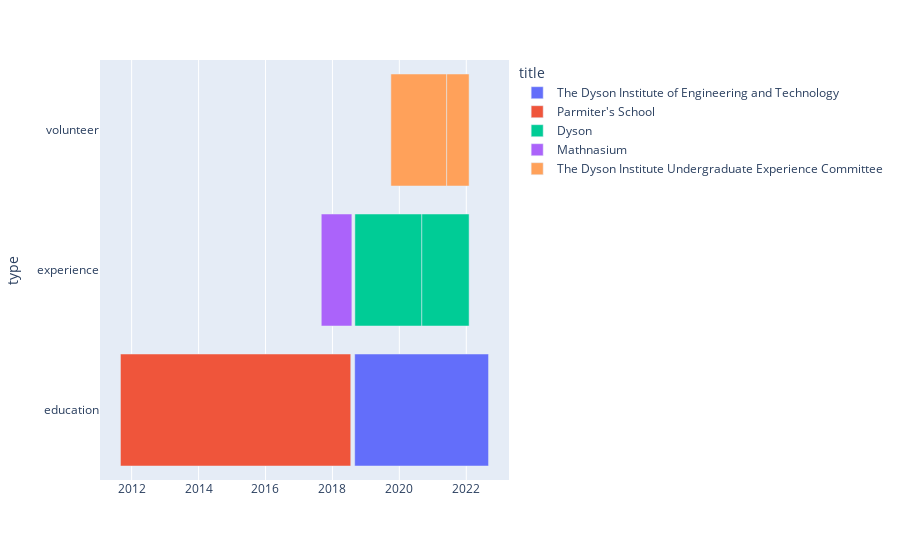

The notebook cell saved with this chart:
### Code cell
fig = px.timeline(df, x_start="start", x_end="end", y="type", color='title')

fig

### Figure 1 — Plotly figure (JSON) as saved in the notebook; plotly's stock layout.template omitted (floating-point values rounded to 4 significant figures)
{"data": [{"alignmentgroup": "True", "base": ["2018-09-01T00:00:00"], "hovertemplate": "title=The Dyson Institute of Engineering and Technology<br>start=%{base}<br>end=%{x}<br>type=%{y}<extra></extra>", "legendgroup": "The Dyson Institute of Engineering and Technology", "marker": {"color": "#636efa"}, "name": "The Dyson Institute of Engineering and Technology", "offsetgroup": "The Dyson Institute of Engineering and Technology", "orientation": "h", "showlegend": true, "textposition": "auto", "type": "bar", "x": [126230400000], "xaxis": "x", "y": ["education"], "yaxis": "y"}, {"alignmentgroup": "True", "base": ["2011-09-01T00:00:00"], "hovertemplate": "title=Parmiter's School<br>start=%{base}<br>end=%{x}<br>type=%{y}<extra></extra>", "legendgroup": "Parmiter's School", "marker": {"color": "#EF553B"}, "name": "Parmiter's School", "offsetgroup": "Parmiter's School", "orientation": "h", "showlegend": true, "textposition": "auto", "type": "bar", "x": [217209600000], "xaxis": "x", "y": ["education"], "yaxis": "y"}, {"alignmentgroup": "True", "base": ["2020-09-01T00:00:00", "2018-09-03T00:00:00"], "hovertemplate": "title=Dyson<br>start=%{base}<br>end=%{x}<br>type=%{y}<extra></extra>", "legendgroup": "Dyson", "marker": {"color": "#00cc96"}, "name": "Dyson", "offsetgroup": "Dyson", "orientation": "h", "showlegend": true, "textposition": "auto", "type": "bar", "x": [44738284537, 62985600000], "xaxis": "x", "y": ["experience", "experience"], "yaxis": "y"}, {"alignmentgroup": "True", "base": ["2017-09-01T00:00:00"], "hovertemplate": "title=Mathnasium<br>start=%{base}<br>end=%{x}<br>type=%{y}<extra></extra>", "legendgroup": "Mathnasium", "marker": {"color": "#ab63fa"}, "name": "Mathnasium", "offsetgroup": "Mathnasium", "orientation": "h", "showlegend": true, "textposition": "auto", "type": "bar", "x": [28857600000], "xaxis": "x", "y": ["experience"], "yaxis": "y"}, {"alignmentgroup": "True", "base": ["2019-10-01T00:00:00", "2021-06-01T00:00:00"], "hovertemplate": "title=The Dyson Institute Undergraduate Experience Committee<br>start=%{base}<br>end=%{x}<br>type=%{y}<extra></extra>", "legendgroup": "The Dyson Institute Undergraduate Experience Committee", "marker": {"color": "#FFA15A"}, "name": "The Dyson Institute Undergraduate Experience Committee", "offsetgroup": "The Dyson Institute Undergraduate Experience Committee", "orientation": "h", "showlegend": true, "textposition": "auto", "type": "bar", "x": [52617600000, 21151084537], "xaxis": "x", "y": ["volunteer", "volunteer"], "yaxis": "y"}], "layout": {"autosize": true, "barmode": "overlay", "legend": {"title": {"text": "title"}, "tracegroupgap": 0}, "margin": {"t": 60}, "xaxis": {"anchor": "y", "autorange": true, "domain": [0, 1], "range": ["2011-01-20 18:40", "2023-04-12 05:20"], "type": "date"}, "yaxis": {"anchor": "x", "autorange": true, "domain": [0, 1], "range": [-0.5, 2.5], "title": {"text": "type"}, "type": "category"}}}
